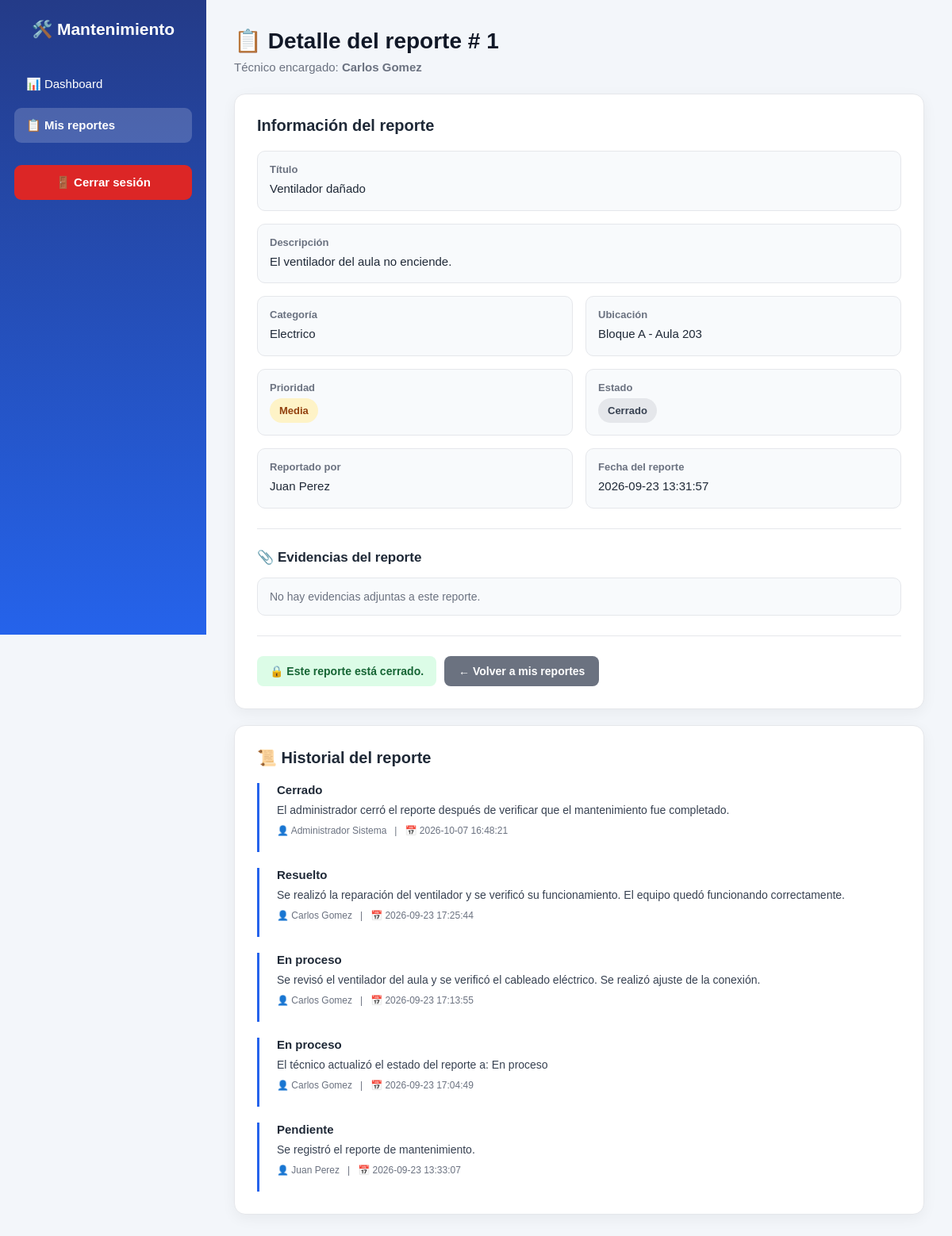
The app's page /frontend/dashboard/detalle_reporte.php?id=1 (signed in) with its own data.
### tables this page shows
CREATE TABLE `reportes` (
  `id_reporte` int NOT NULL AUTO_INCREMENT,
  `titulo` varchar(150) NOT NULL,
  `descripcion` text NOT NULL,
  `fecha_reporte` datetime NOT NULL DEFAULT CURRENT_TIMESTAMP,
  `id_usuario` int NOT NULL,
  `id_categoria` int NOT NULL,
  `id_ubicacion` int NOT NULL,
  `id_prioridad` int NOT NULL,
  `id_estado` int NOT NULL,
  PRIMARY KEY (`id_reporte`),
  KEY `fk_reporte_usuario` (`id_usuario`),
  KEY `fk_reporte_categoria` (`id_categoria`),
  KEY `fk_reporte_ubicacion` (`id_ubicacion`),
  KEY `fk_reporte_prioridad` (`id_prioridad`),
  KEY `fk_reporte_estado` (`id_estado`),
  CONSTRAINT `fk_reporte_categoria` FOREIGN KEY (`id_categoria`) REFERENCES `categorias` (`id_categoria`) ON DELETE RESTRICT ON UPDATE CASCADE,
  CONSTRAINT `fk_reporte_estado` FOREIGN KEY (`id_estado`) REFERENCES `estados` (`id_estado`) ON DELETE RESTRICT ON UPDATE CASCADE,
  CONSTRAINT `fk_reporte_prioridad` FOREIGN KEY (`id_prioridad`) REFERENCES `prioridades` (`id_prioridad`) ON DELETE RESTRICT ON UPDATE CASCADE,
  CONSTRAINT `fk_reporte_ubicacion` FOREIGN KEY (`id_ubicacion`) REFERENCES `ubicaciones` (`id_ubicacion`) ON DELETE RESTRICT ON UPDATE CASCADE,
  CONSTRAINT `fk_reporte_usuario` FOREIGN KEY (`id_usuario`) REFERENCES `usuarios` (`id_usuario`) ON DELETE RESTRICT ON UPDATE CASCADE
);

CREATE TABLE `categorias` (
  `id_categoria` int NOT NULL AUTO_INCREMENT,
  `nombre` varchar(100) NOT NULL,
  `descripcion` varchar(255) DEFAULT NULL,
  `estado` tinyint(1) NOT NULL DEFAULT '1',
  PRIMARY KEY (`id_categoria`),
  UNIQUE KEY `nombre` (`nombre`)
);

CREATE TABLE `ubicaciones` (
  `id_ubicacion` int NOT NULL AUTO_INCREMENT,
  `bloque` varchar(100) NOT NULL,
  `espacio` varchar(100) NOT NULL,
  `descripcion` varchar(255) DEFAULT NULL,
  `estado` tinyint(1) NOT NULL DEFAULT '1',
  PRIMARY KEY (`id_ubicacion`)
);

CREATE TABLE `prioridades` (
  `id_prioridad` int NOT NULL AUTO_INCREMENT,
  `nombre` varchar(50) NOT NULL,
  `descripcion` varchar(255) DEFAULT NULL,
  PRIMARY KEY (`id_prioridad`),
  UNIQUE KEY `nombre` (`nombre`)
);

CREATE TABLE `estados` (
  `id_estado` int NOT NULL AUTO_INCREMENT,
  `nombre` varchar(50) NOT NULL,
  `descripcion` varchar(255) DEFAULT NULL,
  PRIMARY KEY (`id_estado`),
  UNIQUE KEY `nombre` (`nombre`)
);

CREATE TABLE `seguimientos` (
  `id_seguimiento` int NOT NULL AUTO_INCREMENT,
  `id_reporte` int NOT NULL,
  `id_usuario` int NOT NULL,
  `id_estado` int NOT NULL,
  `comentario` text,
  `fecha` datetime NOT NULL DEFAULT CURRENT_TIMESTAMP,
  PRIMARY KEY (`id_seguimiento`),
  KEY `fk_seguimiento_reporte` (`id_reporte`),
  KEY `fk_seguimiento_usuario` (`id_usuario`),
  KEY `fk_seguimiento_estado` (`id_estado`),
  CONSTRAINT `fk_seguimiento_estado` FOREIGN KEY (`id_estado`) REFERENCES `estados` (`id_estado`) ON DELETE RESTRICT ON UPDATE CASCADE,
  CONSTRAINT `fk_seguimiento_reporte` FOREIGN KEY (`id_reporte`) REFERENCES `reportes` (`id_reporte`) ON DELETE CASCADE ON UPDATE CASCADE,
  CONSTRAINT `fk_seguimiento_usuario` FOREIGN KEY (`id_usuario`) REFERENCES `usuarios` (`id_usuario`) ON DELETE RESTRICT ON UPDATE CASCADE
);

### frontend/dashboard/detalle_reporte.php (the view, shortened to what this page needs)
<?php
$id_reporte = intval($_GET["id"]);
$database = new Database();
$db = $database->conectar();
$id_tecnico = $_SESSION["id_usuario"];
$sql = "
    SELECT
        r.id_reporte,
        r.titulo,
        r.descripcion,
        r.fecha_reporte,
        c.nombre AS categoria,
        u.bloque,
        u.espacio,
        p.nombre AS prioridad,
        e.nombre AS estado,
        CONCAT(
            usuario.nombre,
            ' ',
            usuario.apellido
        ) AS reportante
    FROM asignaciones a
    INNER JOIN reportes r
        ON a.id_reporte = r.id_reporte
    INNER JOIN categorias c
        ON r.id_categoria = c.id_categoria
    INNER JOIN ubicaciones u
        ON r.id_ubicacion = u.id_ubicacion
    INNER JOIN prioridades p
        ON r.id_prioridad = p.id_prioridad
    INNER JOIN estados e
        ON r.id_estado = e.id_estado
    INNER JOIN usuarios usuario
        ON r.id_usuario = usuario.id_usuario
    WHERE a.id_reporte = :id_reporte
    AND a.id_tecnico = :id_tecnico
    AND a.activa = 1
    LIMIT 1
";
$stmt = $db->prepare($sql);
$stmt->bindParam(
    ":id_reporte",
    $id_reporte,
    PDO::PARAM_INT
);
$stmt->bindParam(
    ":id_tecnico",
    $id_tecnico,
    PDO::PARAM_INT
);
$stmt->execute();
$reporte = $stmt->fetch(PDO::FETCH_ASSOC);
$sqlHistorial = "
    SELECT
        s.comentario,
        s.fecha,
        e.nombre AS estado,
        CONCAT(
            u.nombre,
            ' ',
            u.apellido
        ) AS usuario
    FROM seguimientos s
    INNER JOIN estados e
        ON s.id_estado = e.id_estado
    INNER JOIN usuarios u
        ON s.id_usuario = u.id_usuario
    WHERE s.id_reporte = :id_reporte
    ORDER BY s.fecha DESC
";
$stmtHistorial = $db->prepare($sqlHistorial);
$stmtHistorial->bindParam(
    ":id_reporte",
    $id_reporte,
    PDO::PARAM_INT
);
$stmtHistorial->execute();
$seguimientos = $stmtHistorial->fetchAll(PDO::FETCH_ASSOC);
$sqlEvidencias = "
    SELECT
        id_evidencia,
        nombre_archivo,
        ruta_archivo,
        tipo,
        fecha_subida
    FROM evidencias
    WHERE id_reporte = :id_reporte
    ORDER BY fecha_subida DESC
";
$stmtEvidencias = $db->prepare($sqlEvidencias);
$stmtEvidencias->bindParam(
    ":id_reporte",
    $id_reporte,
    PDO::PARAM_INT
);
$stmtEvidencias->execute();
$evidencias = $stmtEvidencias->fetchAll(PDO::FETCH_ASSOC);
?>
<!DOCTYPE html>
<html lang="es">
<head>
</head>
<body>
    <aside class="sidebar">
        <div class="logo">
            🛠️ Mantenimiento
        </div>
        <nav class="menu">
            <a href="tecnico.php">
                📊 Dashboard
            </a>
            <a
                href="reportes_asignados.php"
                class="activo"
            >
                📋 Mis reportes
            </a>
            <a
                href="../../backend/auth/logout.php"
                class="logout"
            >
                🚪 Cerrar sesión
            </a>
        </nav>
    </aside>
    <main class="contenido">
        <div class="encabezado">
            <h1>
                📋 Detalle del reporte #
                <?php echo htmlspecialchars($reporte["id_reporte"]); ?>
            </h1>
            <p>
                Técnico encargado:
                <strong>
                    <?php
                    echo htmlspecialchars(
                        $_SESSION["nombre"]
                        . " "
                        . $_SESSION["apellido"]
                    );
                    ?>
                </strong>
            </p>
        </div>
        <div class="tarjeta">
            <h2>
                Información del reporte
            </h2>
            <div class="datos-reporte">
                <div class="dato dato-completo">
                    <span class="dato-label">
                        Título
                    </span>
                    <span class="dato-valor">
                        <?php
                        echo htmlspecialchars(
                            $reporte["titulo"]
                        );
                        ?>
                    </span>
                </div>
                <div class="dato dato-completo">
                    <span class="dato-label">
                        Descripción
                    </span>
                    <span class="dato-valor">
                        <?php
                        echo nl2br(
                            htmlspecialchars(
                                $reporte["descripcion"]
                            )
                        );
                        ?>
                    </span>
                </div>
                <div class="dato">
                    <span class="dato-label">
                        Categoría
                    </span>
                    <span class="dato-valor">
                        <?php
                        echo htmlspecialchars(
                            $reporte["categoria"]
                        );
                        ?>
                    </span>
                </div>
                <div class="dato">
                    <span class="dato-label">
                        Ubicación
                    </span>
                    <span class="dato-valor">
                        <?php
                        echo htmlspecialchars(
                            $reporte["bloque"]
                            . " - "
                            . $reporte["espacio"]
                        );
                        ?>
                    </span>
                </div>
                <div class="dato">
                    <span class="dato-label">
                        Prioridad
                    </span>
                    <span class="dato-valor">
                        <span class="badge badge-prioridad">
                            <?php
                            echo htmlspecialchars(
                                $reporte["prioridad"]
                            );
                            ?>
                        </span>
                    </span>
                </div>
                <div class="dato">
                    <span class="dato-label">
                        Estado
                    </span>
                    <span class="dato-valor">
                        <?php
                        $claseEstado = "badge-pendiente";
                        switch ($reporte["estado"]) {
                            case "Cerrado":
                                $claseEstado = "badge-cerrado";
                                break;
                        }
                        ?>
                        <span
                            class="badge <?php echo $claseEstado; ?>"
                        >
                            <?php
                            echo htmlspecialchars(
                                $reporte["estado"]
                            );
                            ?>
                        </span>
                    </span>
                </div>
                <div class="dato">
                    <span class="dato-label">
                        Reportado por
                    </span>
                    <span class="dato-valor">
                        <?php
                        echo htmlspecialchars(
                            $reporte["reportante"]
                        );
                        ?>
                    </span>
                </div>
                <div class="dato">
                    <span class="dato-label">
                        Fecha del reporte
                    </span>
                    <span class="dato-valor">
                        <?php
                        echo htmlspecialchars(
                            $reporte["fecha_reporte"]
                        );
                        ?>
                    </span>
                </div>
            </div>
            <div class="evidencias">
                <h3>
                    📎 Evidencias del reporte
                </h3>
                <?php if (count($evidencias) > 0): ?>
                    <?php foreach ($evidencias as $evidencia): ?>
                        <div class="evidencia-item">
                            <div class="evidencia-info">
                                <div class="evidencia-nombre">
                                    📄
                                    <?php
                                    echo htmlspecialchars(
                                        $evidencia["nombre_archivo"]
                                    );
                                    ?>
                                </div>
                                <div class="evidencia-meta">
                                    Tipo:
                                    <?php
                                    echo htmlspecialchars(
                                        $evidencia["tipo"]
                                    );
                                    ?>
                                    <br>
                                    Fecha:
                                    <?php
                                    echo htmlspecialchars(
                                        $evidencia["fecha_subida"]
                                    );
                                    ?>
                                </div>
                            </div>
                            <a
                                href="../../<?php
                                    echo htmlspecialchars(
                                        $evidencia["ruta_archivo"]
                                    );
                                ?>"
                                target="_blank"
                                class="boton-evidencia"
                            >
                                🔎 Ver evidencia
                            </a>
                        </div>
                    <?php endforeach; ?>
                <?php else: ?>
                    <div class="sin-evidencia">
                        No hay evidencias adjuntas a este reporte.
                    </div>
                <?php endif; ?>
            </div>
            <div class="acciones">
                <?php if ($reporte["estado"] == "Asignado"): ?>
                    <a
                        href="actualizar_estado.php?id=<?php
                            echo $reporte["id_reporte"];
                        ?>&estado=4"
                        class="boton boton-azul"
                    >
                        🔧 Iniciar mantenimiento
                    </a>
                <?php elseif ($reporte["estado"] == "Cerrado"): ?>
                    <span class="mensaje-resuelto">
                        🔒 Este reporte está cerrado.
                    </span>
                <?php endif; ?>
                <a
                    href="reportes_asignados.php"
                    class="boton boton-gris"
                >
                    ← Volver a mis reportes
                </a>
            </div>
        </div>
        <div class="tarjeta">
            <h2>
                📜 Historial del reporte
            </h2>
            <?php if (count($seguimientos) == 0): ?>
                <div class="sin-evidencia">
                    No hay actividades registradas.
                </div>
            <?php else: ?>
                <?php foreach ($seguimientos as $seguimiento): ?>
                    <div class="historial-item">
                        <div class="historial-estado">
                            <?php
                            echo htmlspecialchars(
                                $seguimiento["estado"]
                            );
                            ?>
                        </div>
                        <div class="historial-comentario">
                            <?php
                            echo nl2br(
                                htmlspecialchars(
                                    $seguimiento["comentario"]
                                )
                            );
                            ?>
                        </div>
                        <div class="historial-meta">
                            👤
                            <?php
                            echo htmlspecialchars(
                                $seguimiento["usuario"]
                            );
                            ?>
                            &nbsp; | &nbsp;
                            📅
                            <?php
                            echo htmlspecialchars(
                                $seguimiento["fecha"]
                            );
                            ?>
                        </div>
                    </div>
                <?php endforeach; ?>
            <?php endif; ?>
        </div>
    </main>
</body>
</html>

### records on screen
reportes: id_reporte "1", titulo "Ventilador dañado", descripcion "El ventilador del aula no enciende.", id_categoria.nombre "Electrico", id_ubicacion.espacio "Bloque A - Aula 203", id_prioridad.nombre "Media", id_estado.nombre "Cerrado", fecha_reporte "2026-09-23 13:31:57"
seguimientos: id_estado.nombre "Cerrado", comentario "El administrador cerró el reporte después de verificar que el mantenimiento fue completado.", usuario "Administrador Sistema", fecha "2026-10-07 16:48:21"
seguimientos: id_estado.nombre "Resuelto", comentario "Se realizó la reparación del ventilador y se verificó su funcionamiento. El equipo quedó funcionando correctamente.", usuario "Carlos Gomez", fecha "2026-09-23 17:25:44"
seguimientos: id_estado.nombre "En proceso", comentario "Se revisó el ventilador del aula y se verificó el cableado eléctrico. Se realizó ajuste de la conexión.", usuario "Carlos Gomez", fecha "2026-09-23 17:13:55"
seguimientos: id_estado.nombre "En proceso", comentario "El técnico actualizó el estado del reporte a: En proceso", usuario "Carlos Gomez", fecha "2026-09-23 17:04:49"
seguimientos: id_estado.nombre "Pendiente", comentario "Se registró el reporte de mantenimiento.", usuario "Juan Perez", fecha "2026-09-23 13:33:07"

### other values on screen
$reporte["reportante"] "Juan Perez"
